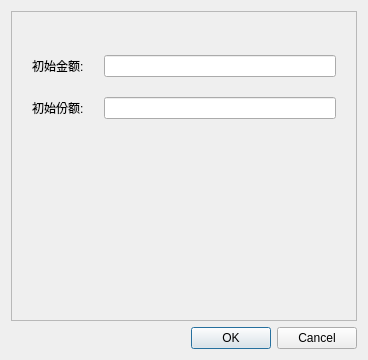
<?xml version="1.0" encoding="UTF-8"?>
<ui version="4.0">
 <class>InitFundAccountDialog</class>
 <widget class="QDialog" name="InitFundAccountDialog">
  <property name="geometry">
   <rect>
    <x>0</x>
    <y>0</y>
    <width>368</width>
    <height>360</height>
   </rect>
  </property>
  <property name="windowTitle">
   <string>初始化账户数据</string>
  </property>
  <layout class="QVBoxLayout" name="verticalLayout">
   <item>
    <widget class="QFrame" name="frame">
     <property name="frameShape">
      <enum>QFrame::Shape::StyledPanel</enum>
     </property>
     <property name="frameShadow">
      <enum>QFrame::Shadow::Raised</enum>
     </property>
     <layout class="QVBoxLayout" name="verticalLayout_2">
      <property name="spacing">
       <number>20</number>
      </property>
      <property name="leftMargin">
       <number>20</number>
      </property>
      <property name="rightMargin">
       <number>20</number>
      </property>
      <item>
       <widget class="QLabel" name="fundLabel">
        <property name="text">
         <string/>
        </property>
       </widget>
      </item>
      <item>
       <layout class="QHBoxLayout" name="horizontalLayout">
        <item>
         <widget class="QLabel" name="label">
          <property name="text">
           <string>初始金额:</string>
          </property>
         </widget>
        </item>
        <item>
         <widget class="QLineEdit" name="costEdit"/>
        </item>
       </layout>
      </item>
      <item>
       <layout class="QHBoxLayout" name="horizontalLayout_2">
        <item>
         <widget class="QLabel" name="label_2">
          <property name="text">
           <string>初始份额:</string>
          </property>
         </widget>
        </item>
        <item>
         <widget class="QLineEdit" name="shareEdit"/>
        </item>
       </layout>
      </item>
      <item>
       <spacer name="verticalSpacer">
        <property name="orientation">
         <enum>Qt::Orientation::Vertical</enum>
        </property>
        <property name="sizeHint" stdset="0">
         <size>
          <width>20</width>
          <height>40</height>
         </size>
        </property>
       </spacer>
      </item>
      <item>
       <widget class="QLabel" name="msgLabel">
        <property name="text">
         <string/>
        </property>
       </widget>
      </item>
     </layout>
    </widget>
   </item>
   <item>
    <widget class="QDialogButtonBox" name="buttonBox">
     <property name="orientation">
      <enum>Qt::Orientation::Horizontal</enum>
     </property>
     <property name="standardButtons">
      <set>QDialogButtonBox::StandardButton::Cancel|QDialogButtonBox::StandardButton::Ok</set>
     </property>
     <property name="centerButtons">
      <bool>false</bool>
     </property>
    </widget>
   </item>
  </layout>
 </widget>
 <resources/>
 <connections>
  <connection>
   <sender>buttonBox</sender>
   <signal>accepted()</signal>
   <receiver>InitFundAccountDialog</receiver>
   <slot>accept()</slot>
   <hints>
    <hint type="sourcelabel">
     <x>248</x>
     <y>254</y>
    </hint>
    <hint type="destinationlabel">
     <x>157</x>
     <y>274</y>
    </hint>
   </hints>
  </connection>
  <connection>
   <sender>buttonBox</sender>
   <signal>rejected()</signal>
   <receiver>InitFundAccountDialog</receiver>
   <slot>reject()</slot>
   <hints>
    <hint type="sourcelabel">
     <x>316</x>
     <y>260</y>
    </hint>
    <hint type="destinationlabel">
     <x>286</x>
     <y>274</y>
    </hint>
   </hints>
  </connection>
 </connections>
</ui>
